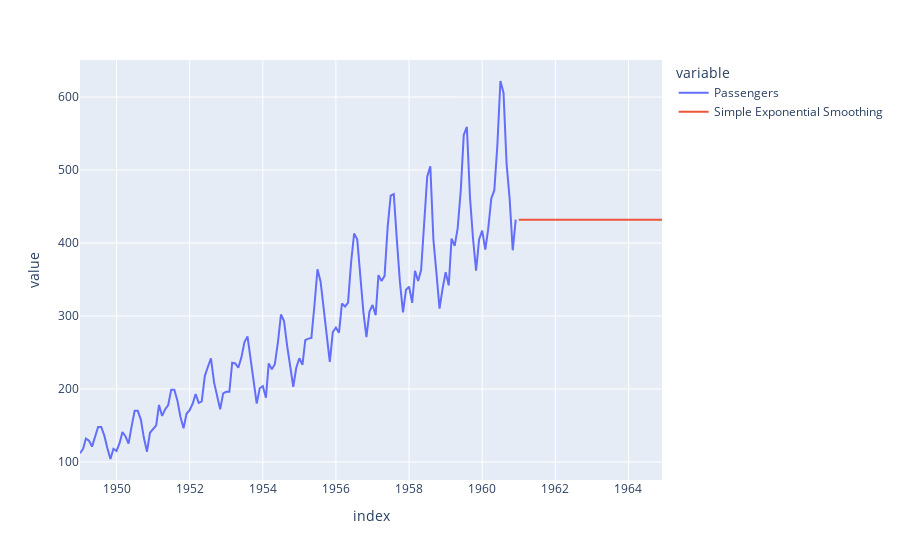

Notebook code cell kept with this figure:
### Markdown cell above
### Simple Exponential Smoothing

### Code cell
def simple_exp_smoothing_forecast(data, horizon):
    model = SimpleExpSmoothing(data)
    model_fit = model.fit()
    forecast = model_fit.forecast(steps=horizon)
    return forecast

df_forecast_exponential = df_forecast_base.copy()
df_forecast_exponential['Simple Exponential Smoothing'] = simple_exp_smoothing_forecast(data, horizon)

pd.concat([df_passengers, df_forecast_exponential]).plot()

### Figure 1 — Plotly figure (JSON) as saved in the notebook; plotly's stock layout.template omitted (floating-point values rounded to 4 significant figures; data arrays with more than 128 entries replaced by an {"elided": "..."} marker saying what was removed)
{"data": [{"hovertemplate": "variable=Passengers<br>index=%{x}<br>value=%{y}<extra></extra>", "legendgroup": "Passengers", "line": {"color": "#636efa", "dash": "solid"}, "marker": {"symbol": "circle"}, "mode": "lines", "name": "Passengers", "orientation": "v", "showlegend": true, "type": "scatter", "x": {"elided": "192 str values"}, "xaxis": "x", "y": {"elided": "192 float values"}, "yaxis": "y"}, {"hovertemplate": "variable=Simple Exponential Smoothing<br>index=%{x}<br>value=%{y}<extra></extra>", "legendgroup": "Simple Exponential Smoothing", "line": {"color": "#EF553B", "dash": "solid"}, "marker": {"symbol": "circle"}, "mode": "lines", "name": "Simple Exponential Smoothing", "orientation": "v", "showlegend": true, "type": "scatter", "x": {"elided": "192 str values"}, "xaxis": "x", "y": {"elided": "192 float values"}, "yaxis": "y"}], "layout": {"legend": {"title": {"text": "variable"}, "tracegroupgap": 0}, "margin": {"t": 60}, "xaxis": {"anchor": "y", "domain": [0, 1], "title": {"text": "index"}}, "yaxis": {"anchor": "x", "domain": [0, 1], "title": {"text": "value"}}}}
